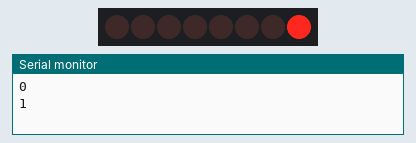
A sketch run on a simulated Arduino Uno, built with avr-gcc and run on an emulated ATmega328P. On the bench: 8 shift-register outputs drawn as a row of LEDs (first output left, lit = HIGH), the last lines printed to the serial monitor. Wiring (inferred from the names in the program): shift register (74HC595): data pin 12; shift clock pin 9; latch pin 11. Wiring (inferred from the signals the program sends): row of LEDs: on Q0, Q1, Q2, Q3, Q4, Q5, Q6, Q7.

Above: at 0.6 s.
At 5.1 s:
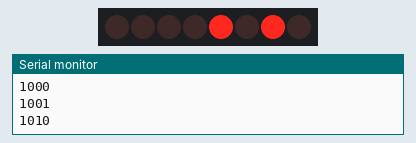
At 10.1 s:
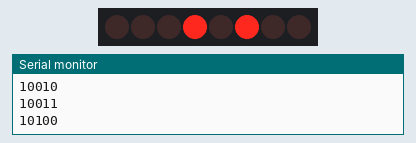
At 19.6 s:
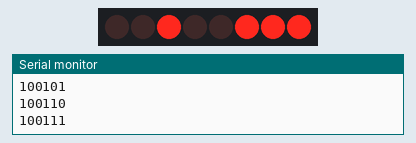
At 29.1 s:
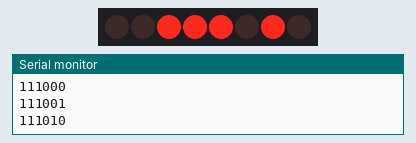
At 39.1 s:
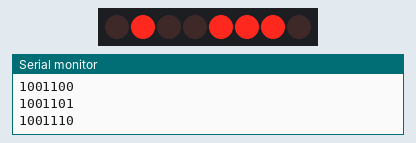
Timing chart, 0 to 40.0 s (numbered marks = the images above):
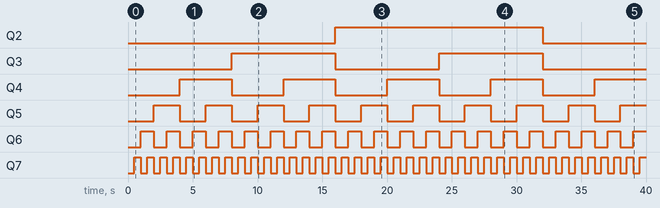

Measured:
- by itself, Q2: LOW → HIGH at 16.0 s, → LOW 16.0 s later
- by itself, Q3: alternates HIGH for 8.0 s and LOW for 8.0 s
- by itself, Q4: alternates HIGH for 4.0 s and LOW for 4.0 s
- by itself, Q5: alternates HIGH for 2.0 s and LOW for 2.0 s
- by itself, Q6: alternates HIGH for 1.0 s and LOW for 1.0 s
- by itself, Q7: alternates HIGH for 0.50 s and LOW for 0.50 s

The sketch:

HW_15_Shift_Register_Binary_Counter.ino
```cpp
int latchPin=11;
int clockPin=9;
int dataPin=12;
byte myByte=0x00;
int dt=500;
void setup() {
  // put your setup code here, to run once:
Serial.begin(9600);
pinMode(latchPin,OUTPUT);
pinMode(dataPin,OUTPUT);
pinMode(clockPin,OUTPUT);
}

void loop() {
  // put your main code here, to run repeatedly:
Serial.println(myByte,BIN);
digitalWrite(latchPin,LOW);
shiftOut(dataPin,clockPin,LSBFIRST,myByte);
digitalWrite(latchPin,HIGH);
myByte=myByte+1;
delay(dt);
}
```
